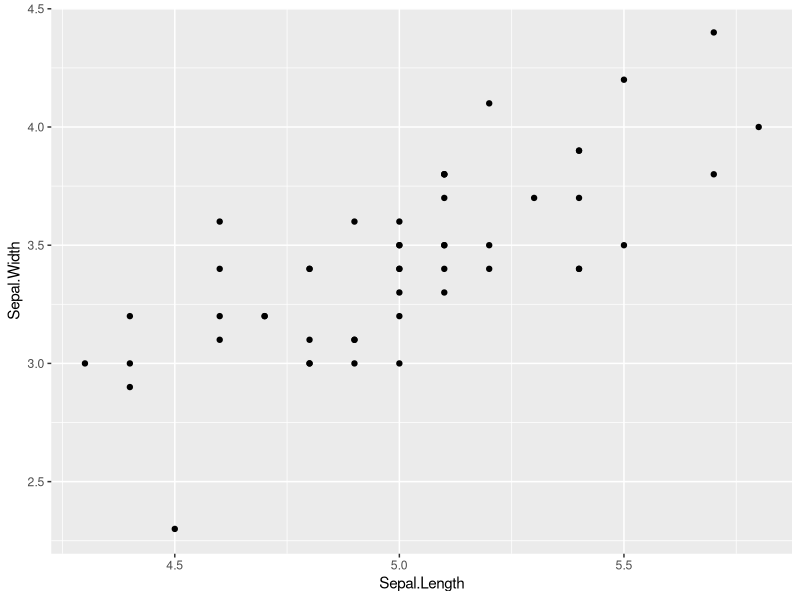
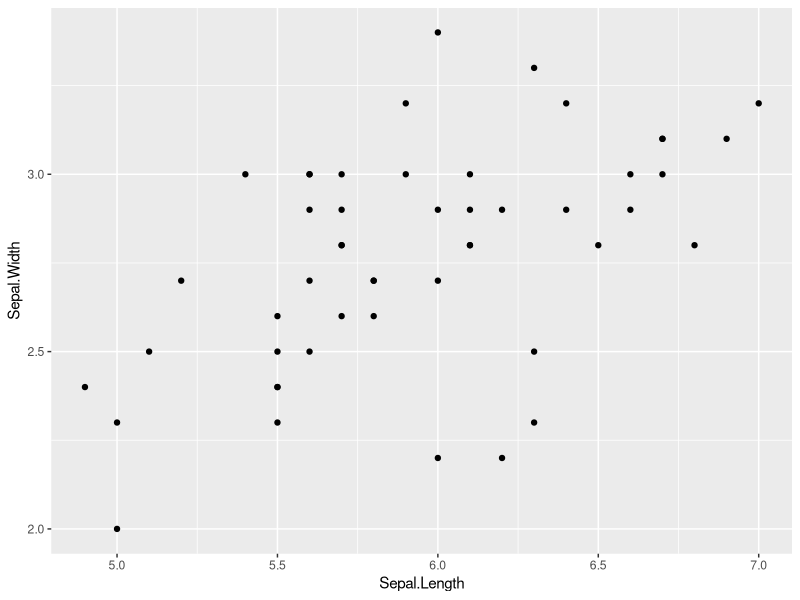
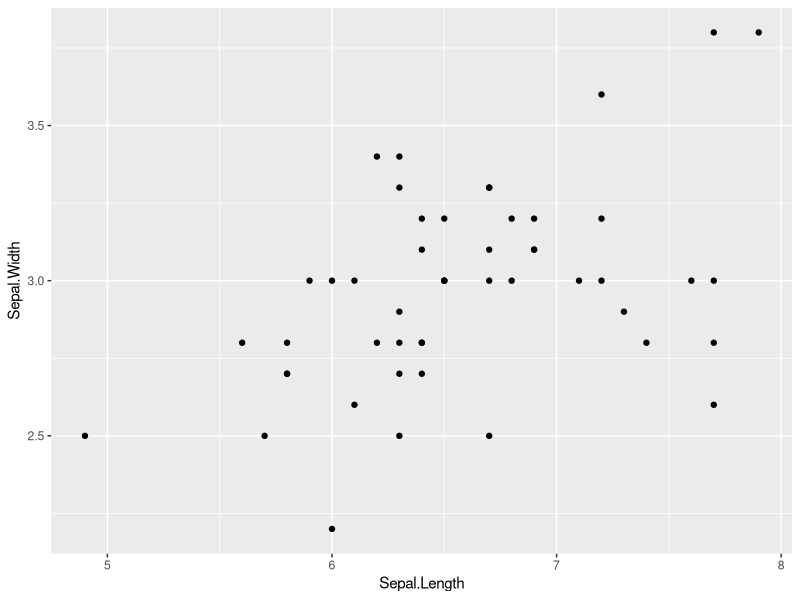

These figures' R source, in order:
## ---- chunk 1
# 8. I. Programming fundamentals - Functions -----------------------------------


# User-defined functions: function(){}
# To create your own function, again, the recipe is the same: 
# create another object using pre-defined functions. What?
# We will use a function called "function()" (boring, I know, but effective!).
# For example, a very simple, but limited, function could be the one that sums 5 input values:
# We will call it 'sum_5_numbers'



sum_5_numbers <- function(value1, value2, value3, value4, value5){
  
  object <- value1 + value2 + value3 + value4 + value5
  
  return(object)
}

# What happened? R saved our function in the workspace
# Note the structure: we give it a name, arguments (value1 to 5). It has internal objects (object) and it returns the sum of all arguments. Let's see if it works:

sum_5_numbers(value1=10, value2=20, value3=30, value4=40, value5=50)
sum_5_numbers(3,6,90,1,2)

# Sweet! It did his job: summed 10+20+30+40+50.


# use this for any formula that you apply frequently
# ex: the vertical distance travelled by a free falling 
# object after x seconds
d <- 1/2 *9.8 * 5^2
d

d2 <- 1/2 *9.8 * 2^2

dist_fall <- function(time_sec){
  d <- 1/2 *9.8 * time_sec^2
  return(d)
}

dist_fall(20)

#~~~~ A bit more complex functions----
# It is good to have a workflow:
# 1. design the steps of your process
# 2. identify the inputs of your function
# 3. change specific inputs to generic names
# 4. add process into the body of your function




# I want to simulate rolling a 6-faced dice once:
dice <- seq(1:6)
sample(dice, 1)


# What about twice?
sample(dice, 2, replace = T)

# How can I generalize this?
n_rolls <- 7
sample(dice, n_rolls, replace = T)

# Put it in a function
dice_rolling <- function(n_rolls){
  results<-sample(dice, n_rolls, replace = T)
  return(results)
}

dice_rolling(100)


# A function for a rolling dice in a game
# in which you get 10 dollars each time you roll a six
n_rolls <- 8
win_numb <- 6
price <- 0.10

dice_rolling_money <- function(n_rolls, win_numb, price){
  results <-sample(dice, n_rolls, replace = T)
  money <- sum(results == win_numb)*price
  return(list(results,money))
}


dice_rolling_money(5, 3, 50)

## ---- chunk 2
# 8. II. Programming fundamentals - For Loops -----------------------------------
# used to repeat an action for i number of times
# imagine I want to write sentence: today is (weekday)
# for each of the week.
# Initially you could try:


# first making a vector that contains all weekdays

weekday <- c("Monday", "Tuesday", "Wednesday", "Thursday", 
             "Friday", "Saturday", "Sunday")

# then pasting it to "today is" for each one:
paste("Today is", weekday[1])

# and I'd have to copy and paste this for each day of the week:
paste("Today is", weekday[2])
paste("Today is", weekday[3])
paste("Today is", weekday[4])
# etc...

# When coding, we try to avoid copying and pasting things
# more than twice because there is usually a more efficient
# way of doing this. 
# One option is to use a for loop:

for(i in seq(1:7)){
    print(paste("Today is", weekday[i]))
}
  


# you can also save each of your results in a vector
weekd_sent <- vector(length = 7)

for(i in seq(1:7)){
  weekd_sent[i] <- (paste("Today is", weekday[i]))
}

weekd_sent

# if you don't know the sequence lenth you can use the argument
# seq_along()
day_sentence <- vector(length = length(weekday)) # create an empty vector

for(i in seq_along(day_sentence)){
  day_sentence[i]<- paste("Today is", weekday[i])#carries operation for ith day
}

day_sentence


# RS Note: Some alternative ideas for the same thing
day_sentence <- NULL

for(i in 1:length(weekday)){
  day_sentence <- c(day_sentence, paste("Today is", weekday[i]))#carries operation for ith day
}

day_sentence



# This is very useful for processing files and making plots:
# create an empty list to save each plot in a slot
library(dplyr) # package for filtering data
library(ggplot2) #package for plotting

data(iris) # load iris dataset that comes in base R
head(iris) # see what is in there

# I want to make one graph for each species:

levels(iris$Species) # how many species are there?

# create list with slot for each plot = species
p <- vector("list", length = length(levels(iris$Species)))


for(i in seq(1:3)){
  
  subset_species <- iris %>% filter(Species == levels(iris$Species)[i])
  p[[i]]<- ggplot(subset_species,
         aes(x = Sepal.Length, y = Sepal.Width))+
        geom_point()
  
}

plot(p[[1]])
plot(p[[2]])
plot(p[[3]])
## ---- chunk 3

# 8. III. Programming fundamentals - If Else  -----------------------------------
# Perhaps you want parts of you code to run only when 
# satisfying some conditions. We then use a logical test.
# if(): if(condition=true) do_command

if(1 == 0) print("what?")
if(1 != 0) print("OK!")

# ifelse(): if(condition=true, do_command1, do_command2_instead)
ifelse(1 == 0, print("no way!"), print("OK!"))
ifelse(1 != 0, print("all right!"), print("what?!"))
# RS Note - ifelse is vectorized, while if a scalar

# if{}else{}: if(condition=true) {do_command1} else{do_command2_instead}
# this is useful for long conditions or commands
if (1 == 0 ){
  print("are you crazy?")
} else {
  print("OK!")
}


# within a function:
# Going back to the dice game, we can create similar game
# in which you win if you roll the same number
# two consecutive times
# to keep it simple, we will only do this for 2 rolls

#first I'll make 
n_rolls <- 2

dice_rolling_pair <- function(n_rolls){
  dice <- seq(1:6)
  results <-sample(dice, n_rolls, replace = T)
  if(results[1]==results[2]){print("win")}else{
    print("loose")
  }
}

dice_rolling_pair(2)

